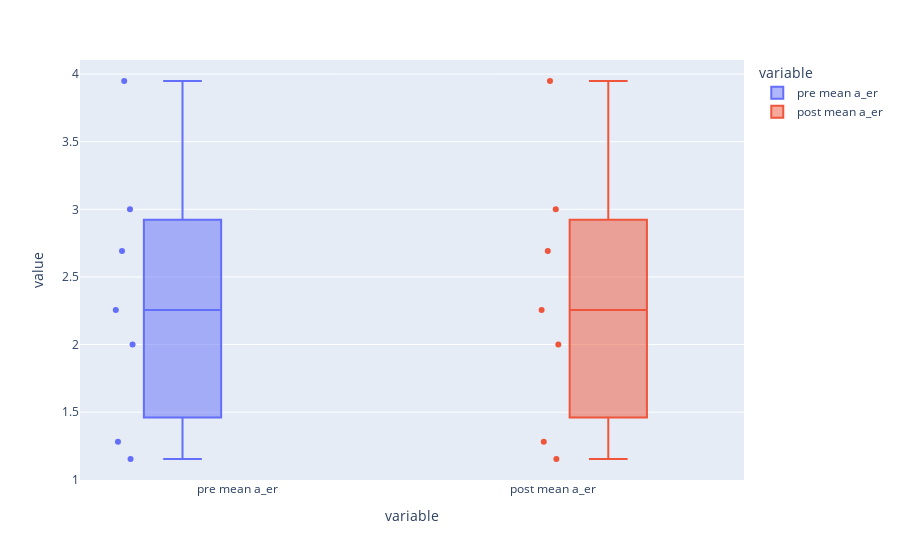

Notebook cell for this chart:
### Code cell
#a_er boxplots
fig = px.box(kap_data_sd_tidy[kap_data_sd_tidy['variable'].isin(["pre mean a_er", "post mean a_er"])], x="variable", y='value', color="variable", points="all")
fig.show()

### Figure 1 — Plotly figure (JSON) as saved in the notebook; plotly's stock layout.template omitted (floating-point values rounded to 4 significant figures)
{"data": [{"alignmentgroup": "True", "boxpoints": "all", "hoverlabel": {"namelength": 0}, "hovertemplate": "variable=%{x}<br>value=%{y}", "legendgroup": "pre mean a_er", "marker": {"color": "#636efa"}, "name": "pre mean a_er", "notched": false, "offsetgroup": "pre mean a_er", "orientation": "v", "showlegend": true, "type": "box", "x": ["pre mean a_er", "pre mean a_er", "pre mean a_er", "pre mean a_er", "pre mean a_er", "pre mean a_er", "pre mean a_er"], "x0": " ", "xaxis": "x", "y": [2.692, 1.282, 1.154, 3.949, 2.256, 3.0, 2], "y0": " ", "yaxis": "y"}, {"alignmentgroup": "True", "boxpoints": "all", "hoverlabel": {"namelength": 0}, "hovertemplate": "variable=%{x}<br>value=%{y}", "legendgroup": "post mean a_er", "marker": {"color": "#EF553B"}, "name": "post mean a_er", "notched": false, "offsetgroup": "post mean a_er", "orientation": "v", "showlegend": true, "type": "box", "x": ["post mean a_er", "post mean a_er", "post mean a_er", "post mean a_er", "post mean a_er", "post mean a_er", "post mean a_er"], "x0": " ", "xaxis": "x", "y": [2.692, 1.282, 1.154, 3.949, 2.256, 3.0, 2], "y0": " ", "yaxis": "y"}], "layout": {"autosize": true, "boxmode": "group", "legend": {"title": {"text": "variable"}, "tracegroupgap": 0}, "margin": {"t": 60}, "xaxis": {"anchor": "y", "autorange": true, "categoryarray": ["pre mean a_er", "post mean a_er"], "categoryorder": "array", "domain": [0, 1], "range": [-0.5, 1.605], "title": {"text": "variable"}, "type": "category"}, "yaxis": {"anchor": "x", "autorange": true, "domain": [0, 1], "range": [0.9986, 4.104], "title": {"text": "value"}, "type": "linear"}}}
